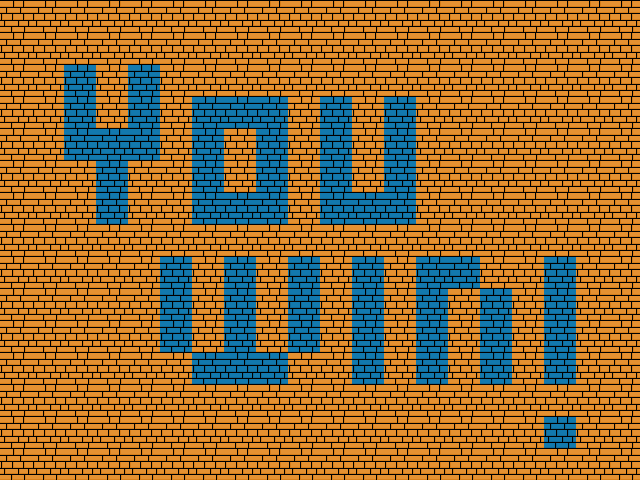

This is a level from a 2D game, rendered from its Tiled map with the project's own tilesets. A one-line summary and the map file follow, with tile-layer data summarised:
An orthogonal 20x15 tile map with 32x32 px tiles, 1 tile layer (Tile Layer 1).

<map version="1.0" orientation="orthogonal" width="20" height="15" tilewidth="32" tileheight="32">
 <tileset firstgid="1" source="basic_tileset.tsx" />
 <layer name="Tile Layer 1" width="20" height="15">
  <data>[300 cells, 300 non-empty, 3 distinct tile ids]</data>
 </layer>
</map>